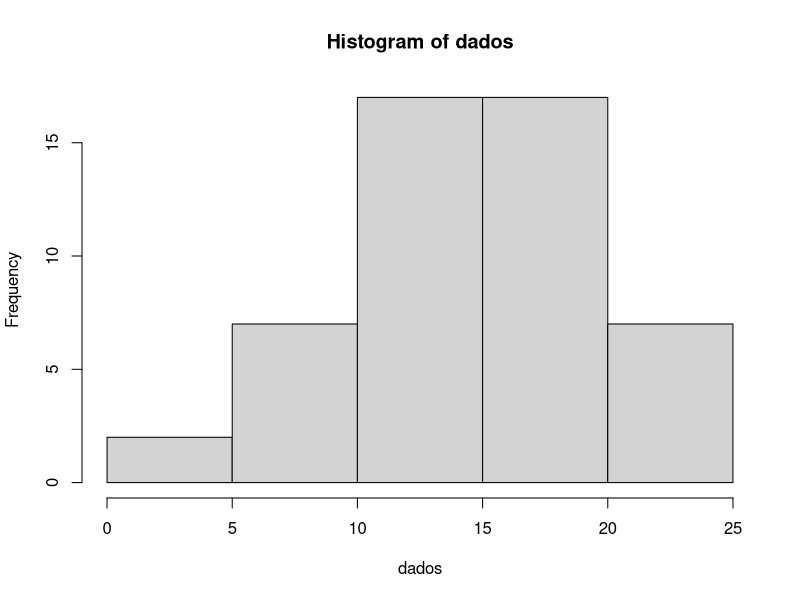
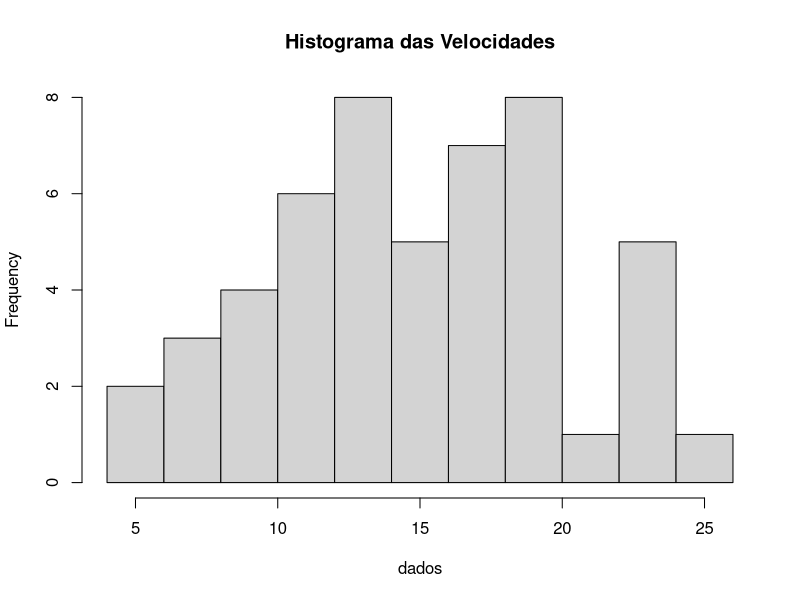
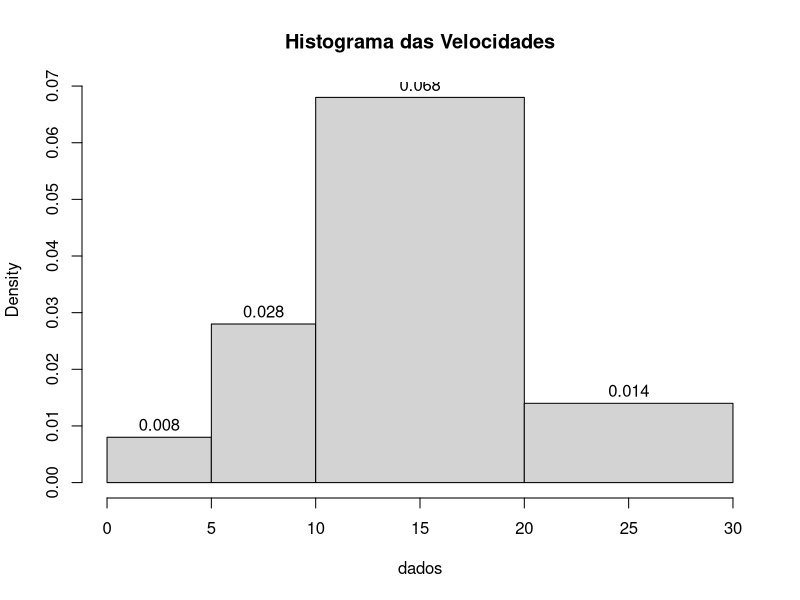
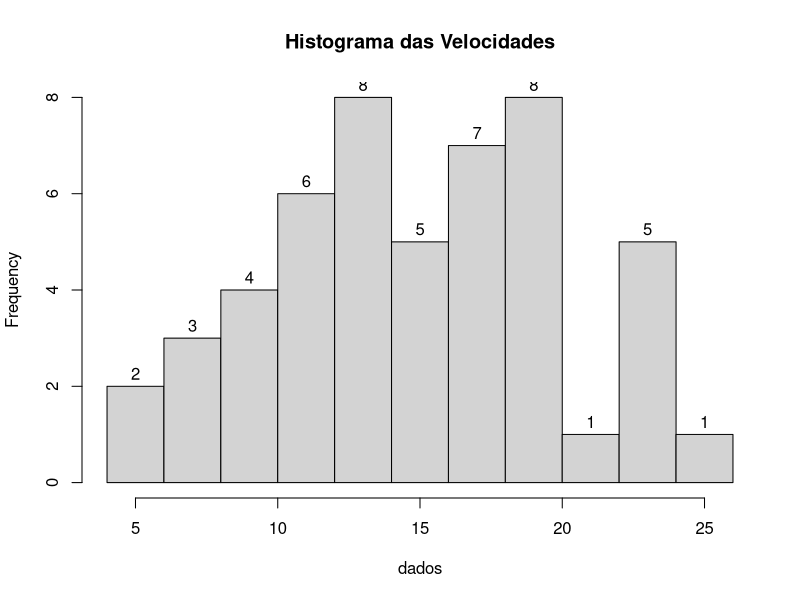
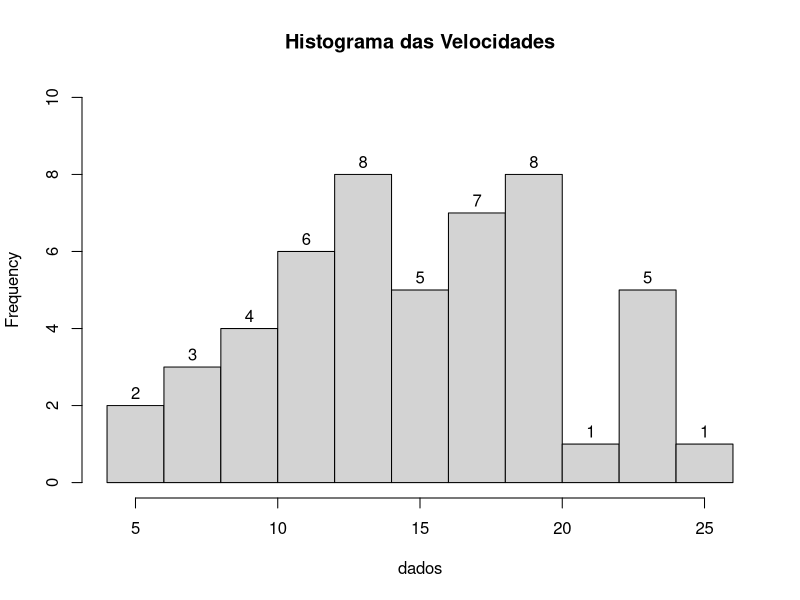
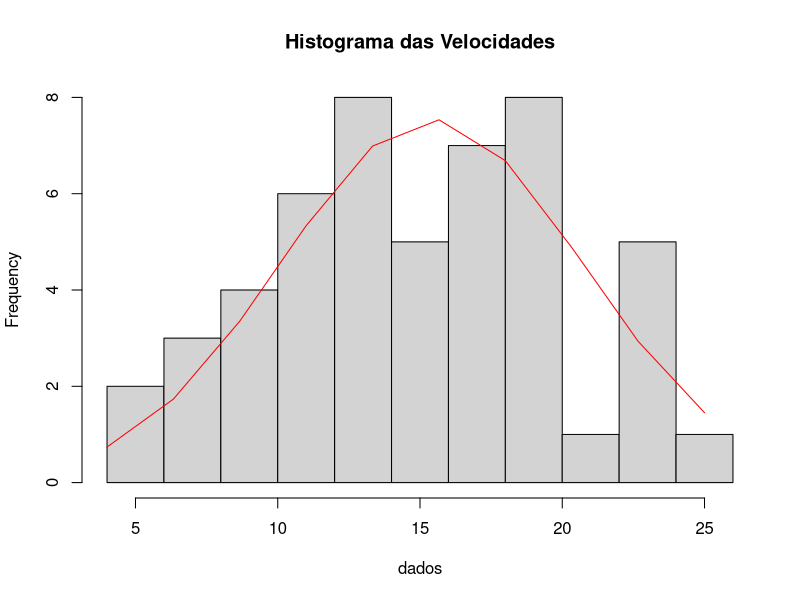

Write R code to recreate these figures, in order.
# Histogramas

# Obs: Caso tenha problemas com a acentuação, consulte este link:
# https://support.rstudio.com/hc/en-us/articles/200532197-Character-Encoding

# Configurando o diretório de trabalho
# Coloque entre aspas o diretório de trabalho que você está usando no seu computador
# Não use diretórios com espaço no nome
setwd("C:/FCD/BigDataRAzure/Cap04")
getwd()

# Definindo os dados
?cars
View(cars)
dados = cars$speed

# Construindo um histograma
?hist
hist(dados)


# Conforme consta no help, o parâmetro breaks pode ser um dos itens abaixo:
# Um vetor para os pontos de quebra entre as células do histograma
# Uma função para calcular o vetor de breakpoints
# Um único número que representa o número de células para o histograma
# Uma cadeia de caracteres que nomeia um algoritmo para calcular o número de células 
# Uma função para calcular o número de células.
hist(dados, breaks = 10, main = "Histograma das Velocidades")
hist(dados, labels = T, breaks = c(0,5,10,20,30), main = "Histograma das Velocidades")
hist(dados, labels = T, breaks = 10, main = "Histograma das Velocidades")
hist(dados, labels = T, ylim = c(0,10), breaks = 10, main = "Histograma das Velocidades")


# Adicionando linhas ao histograma
grafico <- hist(dados, breaks = 10, main = "Histograma das Velocidades")

xaxis = seq(min(dados), max(dados), length = 10)
yaxis = dnorm(xaxis, mean = mean(dados), sd = sd(dados))
yaxis = yaxis*diff(grafico$mids)*length(dados)

lines(xaxis, yaxis, col = "red")



